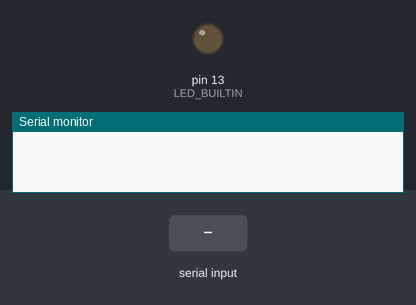
A sketch run on a simulated Arduino Uno, built with avr-gcc and run on an emulated ATmega328P. Shown: output pins drawn as LEDs (lit = HIGH), the last lines printed to the serial monitor. The inputs (shaded band) are chosen by the test bench.

Above: at 1.2 s.
1.3 s: "1" received over Serial
At 2.3 s:
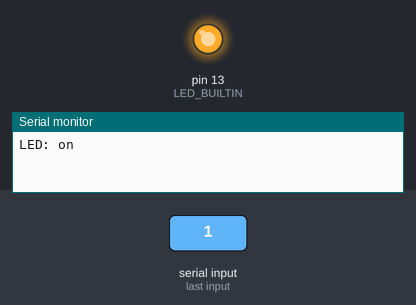
2.8 s: "0" received over Serial
At 3.4 s:
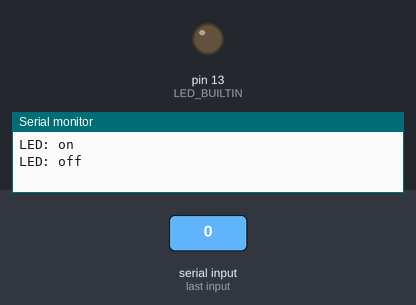
Timing chart, 0 to 5.8 s (numbered marks = the images above; inputs shaded):
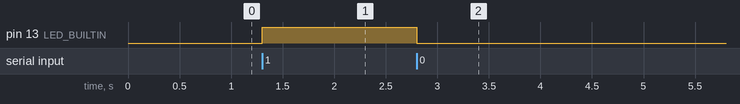

Measured:
- after the input at 1.3 s, pin 13 (LED_BUILTIN): LOW → HIGH at once
- after the input at 2.8 s, pin 13 (LED_BUILTIN): HIGH → LOW at once

The sketch:

main.ino
```cpp
/*
  Initial pass for blue tooth module
  Arduino UNO R3
  Kedsum Bluetooth module
*/

int state = 0;
int flag = 0;

// the setup function runs once when you press reset or power the board
void setup() {
  // initialize digital pin LED_BUILTIN as an output.
  pinMode(LED_BUILTIN, OUTPUT);
  digitalWrite(LED_BUILTIN, LOW);
  Serial.begin(9600);
}

// the loop function runs over and over again forever
void loop() {
if(Serial.available() > 0){
   state = Serial.read();
   flag=0;
 }

 if (state == '0') {
   digitalWrite(LED_BUILTIN, LOW);
   if(flag == 0){
     Serial.println("LED: off");
     flag = 1;
   }
 }

 else if (state == '1') {
 digitalWrite(LED_BUILTIN, HIGH);
 if(flag == 0){
 Serial.println("LED: on");
 flag = 1;
 }
 }
}
```
